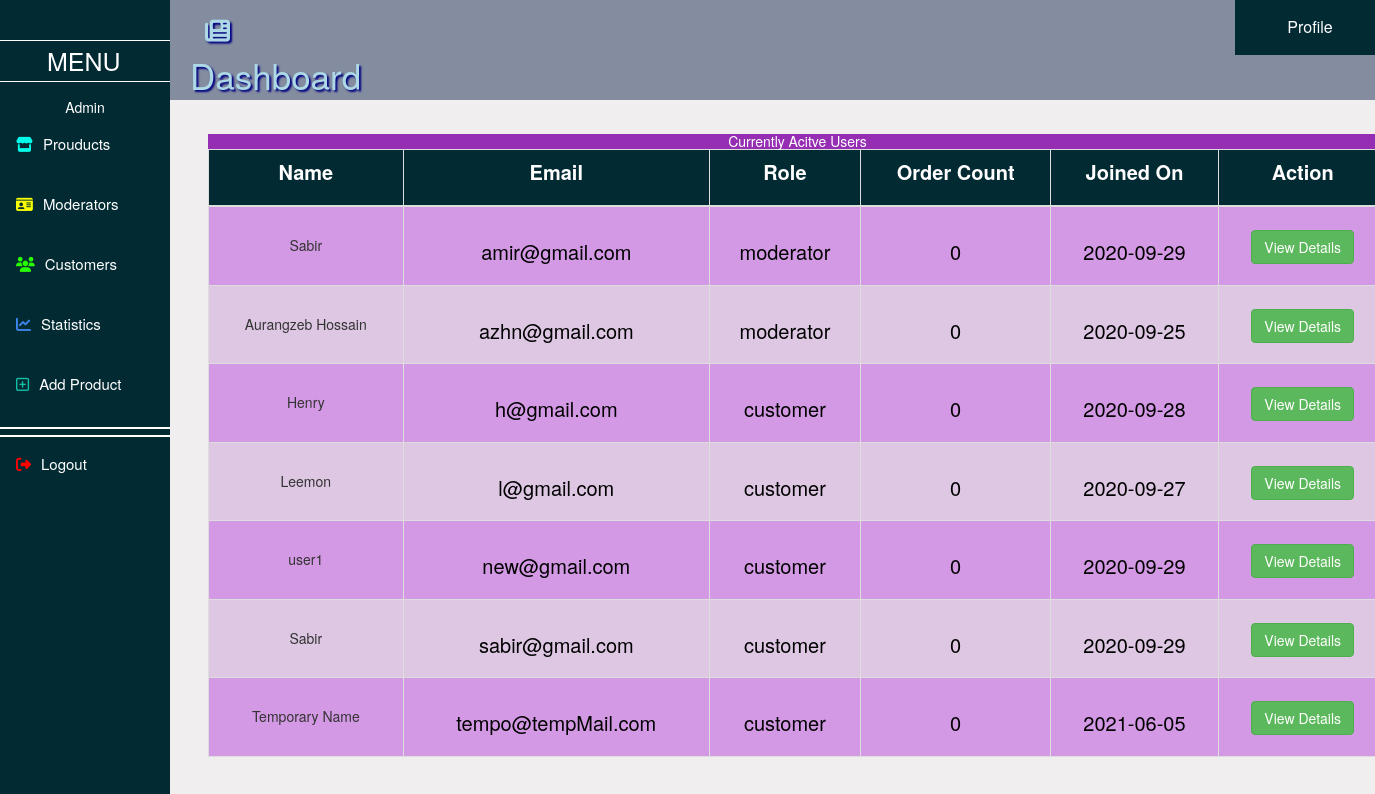
/viewActiveUsers.php (signed in), run on the app's committed database.
### tables this page shows
CREATE TABLE `user_table` (
  `Name` varchar(100) NOT NULL,
  `email` varchar(100) NOT NULL,
  `dob` varchar(20) DEFAULT curdate(),
  `address` varchar(200) NOT NULL,
  `phone_number` varchar(20) NOT NULL,
  `user_name` varchar(100) NOT NULL,
  `password` varchar(100) NOT NULL,
  `date_joined` varchar(15) DEFAULT curdate(),
  `user_cat` varchar(20) NOT NULL,
  `image_dir` varchar(50) NOT NULL
);

### viewActiveUsers.php (the view, shortened to what this page needs)
<!DOCTYPE html>
<html>
  <head>
		<link rel="stylesheet" href="Node_modules/css/bootstrap.min.css">
		<link rel="stylesheet" href="fontawesome-web/css/all.css">
  </head>
  <body style='background-color: #F0EEEE;'>
    <div class="sidenav">
      <h1 href='adminDashboard.php' id="p1" style='text-decoration: none;'> MENU </h1>
      <p style="text-align: center; margin-top: 15px; color: white;">Admin</p>
      <a href="viewProducts.php" type="submit" id="list"> <i style='color: #00FFEA;' class="fas fa-store"></i>Prouducts</a>
      <a href="viewModerators.php" type="submit" id="list"> <i style='color: #F8FF00;' class="fas fa-id-card"></i>Moderators</a>
      <a href="viewUsers.php" id="list"> <i style='color: #28FF00;' class="fas fa-users"></i>Customers</a>
      <a id='list' type="submit" onclick='openDiv()'><i style="color: #3D86EC;" class="fas fa-chart-line"></i>Statistics </a>
      <a href="addProduct.php" id='list'><i style='color: #0FC0A6;' class="far fa-plus-square"></i>Add Product</a>
      <p style='border-top: 2px solid white; border-bottom: 2px solid white; height: 10px;'></p>
      <a href='logout.php' type="submit" id="list"> <i style='color: #FF0101;' class="fas fa-sign-out-alt"></i>Logout</a>
    </div>
    <div class="main">
      <div class="container-fluid" id='header'>
        <div class='left'>
          <a href="adminDashboard.php" id='aText'><i class="fas fa-newspaper" id='iLogo'></i>Dashboard</a>
        </div>
        <div class='right'>
          <div class="dropdown">
            <button class="dropbtn">Profile</button>
          </div>
        </div>
      </div>
      <div class="container" style='margin-top: 10px; padding: 10px;'>
        <div class="row">
          <div class="col-md-12" style='margin-left: 30px; padding: 0px;'>
            <h5 style='background-color: #962EB4; color: white; text-align: center; margin-bottom: 0px;'> Currently Acitve Users</h5>
            <table class="table-responsive">
              <table class="table table-bordered table-striped" style='margin-top: 0px; margin-bottom: 0px;'>
                <thead>
                  <tr style='background-color: #022A33; color: white;'>
                    <th><p style="font-size: 20px; text-weight: bold; text-align: center;">Name</p></th>
                    <th><p style="font-size: 20px; text-weight: bold; text-align: center;">Email</p></th>
                    <th><p style="font-size: 20px; text-weight: bold; text-align: center;">Role</p></th>
                    <th><p style="font-size: 20px; text-weight: bold; text-align: center;">Order Count</p></th>
                    <th><p style="font-size: 20px; text-weight: bold; text-align: center;">Joined On</p></th>
                    <th><p style="font-size: 20px; text-weight: bold; text-align: center;">Action</p></th>
                  </tr>
                </thead>
                <tbody>
                  <?php
                    $dbconnect = mysqli_connect('localhost', 'root', '', 'Online_Pharmacy');
                    $sql = "SELECT * FROM user_table";
                    $result = mysqli_query($dbconnect, $sql);
                    $i = 1;
                    $bc_color = '';
                    while($row = mysqli_fetch_array($result)){
                      if($i%2 == 0){$bc_color = '#DDC7E3';}
                      else{$bc_color = '#D499E5';}
                      $img_path = $row['image_dir'];
                      $name = $row['Name'];
                      $email = $row['email'];
                      $cat = $row['user_cat'];
                      $order_count = 0;
                      $join_date = $row['date_joined'];
                  ?>
                      <tr style='background-color: <?php echo $bc_color; ?>'>
                        <form action="viewProfile.php" method='POST'>
                          <td style="text-align: center;"><img src='<?php echo $img_path;?>' style="height: 40px; margin-top: 1rem; paddding: auto;" alt=""><p> <?php echo $name; ?> </p></td>
                          <td><p style="margin-top: 23px; color: black; font-size: 20px; text-weight: bold; text-align: center;"><?php echo $email;?></p></td>
                          <td><p style="margin-top: 23px; color: black; font-size: 20px; text-weight: bold; text-align: center;"><?php echo $cat;?></p></td>
                          <td><p style="margin-top: 23px; color: black; font-size: 20px; text-weight: bold; text-align: center;"><?php echo $order_count;?></p></td>
                          <td><p style="margin-top: 23px; color: black; font-size: 20px; text-weight: bold; text-align: center;"><?php echo $join_date;?></p></td>
                          <td style="text-align: center;">
                            <input formaction='viewProfile.php' type="submit" style="margin-top: 1.5rem;" class="btn btn-success btn-pill" value='View Details'>
                          </td>
                        </form>
                      </tr>
                      <?php
                        $i++;
                      }
                      ?>
                </tbody>
              </table>
            </table>
          </div>
        </div>
      </div>
	  </div>
  </body>
</html>

### viewActiveUsers.php (style rules this page uses)
.sidenav { height: 100%; width: 170px; position: fixed; z-index: 1; top: 0; left: 0; background-color: #022A33; overflow-x: hidden; padding-top: 20px; }
#list { width: 170px; height: 60px; border: none; padding: 6px 8px 6px 16px; font-size: 15px; background-color: #022A33; color: white; display: block; transition: font-size .5s; }
#p1 { padding: 6px 8px 6px 47px; font-size: 25px; color: white; display: block; border-top: 1px solid white; border-bottom: 1px solid white; }
.main { margin-left: 160px; padding: 0px; }
i { margin-right: 10px; }
#iLogo { color: lightblue; text-shadow: 2px 2px 2px navy; margin-left: 10px; font-size: 2.5rem; }
#header { display: inline-block; width: 100%; padding: 0px 5px 0px 25px; background-color: #848C9F; }
.left { float: left; display: inline-block; width: 20rem; padding: 0px 5px 0px 5px; }
.right { float: right; }
#aText { font-size: 35px; margin-top: 0px; padding: 0px 5px 0px 5px; text-decoration: none; color: lightblue; text-shadow: 2px 2px 2px navy; }
.dropbtn { background-color: #022A33; color: white; padding: 16px; font-size: 16px; margin-right: -15px; border: none; width: 15rem; }
.dropdown { position: relative; display: inline-block; }

### data on the page
user_table: Name "Sabir", email "amir@gmail.com", user_cat "moderator", order_count "0", date_joined "2020-09-29"
user_table: Name "Aurangzeb Hossain", email "azhn@gmail.com", user_cat "moderator", order_count "0", date_joined "2020-09-25"
user_table: Name "Henry", email "h@gmail.com", user_cat "customer", order_count "0", date_joined "2020-09-28"
user_table: Name "Leemon", email "l@gmail.com", user_cat "customer", order_count "0", date_joined "2020-09-27"
user_table: Name "user1", email "new@gmail.com", user_cat "customer", order_count "0", date_joined "2020-09-29"
user_table: Name "Sabir", email "sabir@gmail.com", user_cat "customer", order_count "0", date_joined "2020-09-29"
user_table: Name "Temporary Name", email "tempo@tempMail.com", user_cat "customer", order_count "0", date_joined "2021-06-05"
